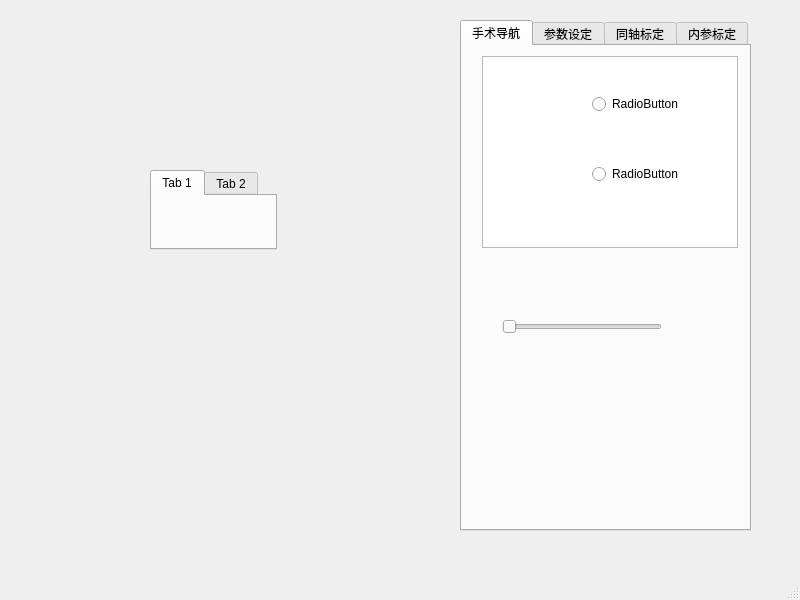
<?xml version="1.0" encoding="UTF-8"?>
<ui version="4.0">
 <class>MainWindow</class>
 <widget class="QMainWindow" name="MainWindow">
  <property name="geometry">
   <rect>
    <x>0</x>
    <y>0</y>
    <width>800</width>
    <height>600</height>
   </rect>
  </property>
  <property name="windowTitle">
   <string>MainWindow</string>
  </property>
  <widget class="QWidget" name="centralwidget">
   <widget class="QTabWidget" name="tabWidget_2">
    <property name="geometry">
     <rect>
      <x>150</x>
      <y>170</y>
      <width>127</width>
      <height>80</height>
     </rect>
    </property>
    <widget class="QWidget" name="tab_5">
     <attribute name="title">
      <string>Tab 1</string>
     </attribute>
    </widget>
    <widget class="QWidget" name="tab_6">
     <attribute name="title">
      <string>Tab 2</string>
     </attribute>
    </widget>
   </widget>
   <widget class="QTabWidget" name="tabWidget">
    <property name="geometry">
     <rect>
      <x>460</x>
      <y>20</y>
      <width>291</width>
      <height>511</height>
     </rect>
    </property>
    <property name="currentIndex">
     <number>0</number>
    </property>
    <widget class="QWidget" name="tab_4">
     <attribute name="title">
      <string>手术导航</string>
     </attribute>
     <widget class="QListView" name="listView">
      <property name="geometry">
       <rect>
        <x>20</x>
        <y>10</y>
        <width>256</width>
        <height>192</height>
       </rect>
      </property>
     </widget>
     <widget class="QRadioButton" name="radioButton">
      <property name="geometry">
       <rect>
        <x>130</x>
        <y>50</y>
        <width>89</width>
        <height>16</height>
       </rect>
      </property>
      <property name="text">
       <string>RadioButton</string>
      </property>
     </widget>
     <widget class="QRadioButton" name="radioButton_2">
      <property name="geometry">
       <rect>
        <x>130</x>
        <y>120</y>
        <width>89</width>
        <height>16</height>
       </rect>
      </property>
      <property name="text">
       <string>RadioButton</string>
      </property>
     </widget>
     <widget class="QSlider" name="horizontalSlider">
      <property name="geometry">
       <rect>
        <x>40</x>
        <y>270</y>
        <width>160</width>
        <height>22</height>
       </rect>
      </property>
      <property name="orientation">
       <enum>Qt::Horizontal</enum>
      </property>
     </widget>
    </widget>
    <widget class="QWidget" name="tab">
     <attribute name="title">
      <string>参数设定</string>
     </attribute>
    </widget>
    <widget class="QWidget" name="tab_2">
     <attribute name="title">
      <string>同轴标定</string>
     </attribute>
    </widget>
    <widget class="QWidget" name="tab_3">
     <attribute name="title">
      <string>内参标定</string>
     </attribute>
    </widget>
   </widget>
  </widget>
  <widget class="QMenuBar" name="menubar">
   <property name="geometry">
    <rect>
     <x>0</x>
     <y>0</y>
     <width>800</width>
     <height>23</height>
    </rect>
   </property>
  </widget>
  <widget class="QStatusBar" name="statusbar"/>
 </widget>
 <resources/>
 <connections>
  <connection>
   <sender>radioButton_2</sender>
   <signal>pressed()</signal>
   <receiver>MainWindow</receiver>
   <slot>close()</slot>
   <hints>
    <hint type="sourcelabel">
     <x>634</x>
     <y>192</y>
    </hint>
    <hint type="destinationlabel">
     <x>399</x>
     <y>299</y>
    </hint>
   </hints>
  </connection>
 </connections>
</ui>
